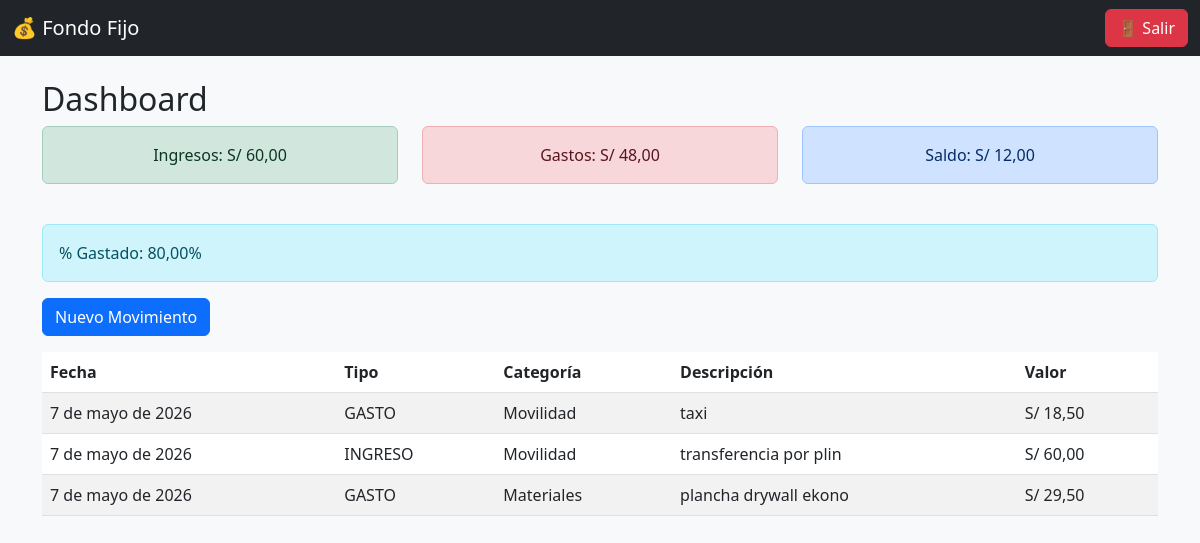
The app's page / (signed in), older data.
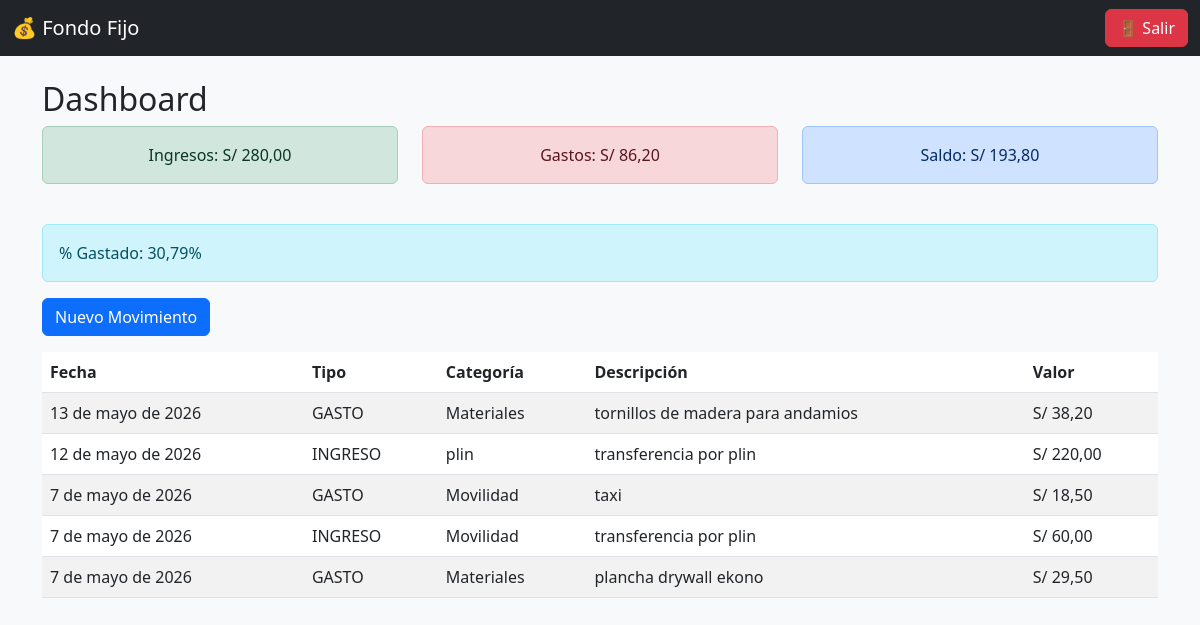
The same page, newer data.
### fondo/models.py (models this page shows, shortened)
class Movimiento(models.Model):
    TIPO = [
        ('INGRESO', 'Ingreso'),
        ('GASTO', 'Gasto'),
    ]
    usuario = models.ForeignKey(User, on_delete=models.CASCADE)
    tipo = models.CharField(max_length=10, choices=TIPO)
    categoria = models.ForeignKey(
        Categoria,
        on_delete=models.SET_NULL,
        null=True
    )
    descripcion = models.TextField()
    valor = models.DecimalField(
        max_digits=10,
        decimal_places=2
    )
    fecha = models.DateField()
    creado = models.DateTimeField(auto_now_add=True)

class Categoria(models.Model):
    nombre = models.CharField(max_length=100)
    def __str__(self):
        return self.nombre

### fondo/views.py (the view)
@login_required
def dashboard(request):
    movimientos = Movimiento.objects.filter(
        usuario=request.user
    ).order_by('-fecha')
    ingresos = movimientos.filter(
        tipo='INGRESO'
    ).aggregate(Sum('valor'))['valor__sum'] or 0
    gastos = movimientos.filter(
        tipo='GASTO'
    ).aggregate(Sum('valor'))['valor__sum'] or 0
    saldo = ingresos - gastos
    porcentaje_gasto = (
        (gastos / ingresos) * 100
        if ingresos > 0 else 0
    )
    hoy = datetime.date.today()
    alertas = Alerta.objects.filter(
        usuario=request.user
    )
    for alerta in alertas:
        gastos_mes = movimientos.filter(
            tipo='GASTO',
            fecha__month=hoy.month,
            fecha__year=hoy.year
        )
        if alerta.categoria:
            gastos_mes = gastos_mes.filter(
                categoria=alerta.categoria
            )
        total_mes = sum(g.valor for g in gastos_mes)
        if total_mes > alerta.limite_mensual:
            messages.warning(
                request,
                f'⚠️ Superaste el límite mensual'
            )
    context = {
        'movimientos': movimientos,
        'ingresos': ingresos,
        'gastos': gastos,
        'saldo': saldo,
        'porcentaje_gasto': porcentaje_gasto,
    }
    return render(
        request,
        'dashboard.html',
        context
    )

### fondo/templates/dashboard.html
{% extends 'base.html' %}
{% block content %}
<h2>Dashboard</h2>
<div class="row text-center mb-4">
    <div class="col-md-4">
        <div class="alert alert-success">
            Ingresos: S/ {{ ingresos|floatformat:2 }}
        </div>
    </div>
    <div class="col-md-4">
        <div class="alert alert-danger">
            Gastos: S/ {{ gastos|floatformat:2 }}
        </div>
    </div>
    <div class="col-md-4">
        <div class="alert alert-primary">
            Saldo: S/ {{ saldo|floatformat:2 }}
        </div>
    </div>
</div>
<div class="alert alert-info">
    % Gastado:
    {{ porcentaje_gasto|floatformat:2 }}%
</div>
<a href="{% url 'movimientos' %}" class="btn btn-primary mb-3">
    Nuevo Movimiento
</a>
<table class="table table-striped">
    <thead>
        <tr>
            <th>Fecha</th>
            <th>Tipo</th>
            <th>Categoría</th>
            <th>Descripción</th>
            <th>Valor</th>
        </tr>
    </thead>
    <tbody>
        {% for m in movimientos %}
        <tr>
            <td>{{ m.fecha }}</td>
            <td>{{ m.tipo }}</td>
            <td>{{ m.categoria }}</td>
            <td>{{ m.descripcion }}</td>
            <td>S/ {{ m.valor|floatformat:2 }}</td>
        </tr>
        {% endfor %}
    </tbody>
</table>
{% endblock %}

### fondo/templates/base.html (shortened to what this page needs)
<!DOCTYPE html>
<html lang="es">
<head>
    <link
        href="https://cdn.jsdelivr.net/npm/bootstrap@5.3.0/dist/css/bootstrap.min.css"
        rel="stylesheet"
    >
</head>
<body class="bg-light">
<nav class="navbar navbar-dark bg-dark">
    <div class="container-fluid">
        <span class="navbar-brand">
            💰 Fondo Fijo
        </span>
        <form method="POST" action="{% url 'logout' %}" class="'m-0">
            <button type="submit" class="btn btn-danger">
                🚪 Salir
            </button>
        </form>
    </div>
</nav>
<div class="container mt-4">
    {% block content %}
    {% endblock %}
</div>
</body>
</html>

Row changes from the older to the newer data that the page shows:
added Movimiento: fecha "13 de mayo de 2026", tipo "GASTO", categoria "Materiales", descripcion "tornillos de madera para andamios", valor "38,20"
added Movimiento: fecha "12 de mayo de 2026", tipo "INGRESO", categoria "plin", descripcion "transferencia por plin", valor "220,00"
Text that changed along with them:
{{ ingresos|floatformat:2 }}: "60,00" → "280,00"
{{ gastos|floatformat:2 }}: "48,00" → "86,20"
{{ saldo|floatformat:2 }}: "12,00" → "193,80"
{{ porcentaje_gasto|floatformat:2 }}: "80,00" → "30,79"
